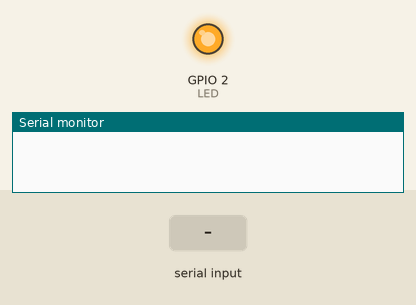
Simulated run of this sketch. Board: ESP8266 (NodeMCU). On the bench: output pins drawn as LEDs (lit = HIGH), the last lines printed to the serial monitor. The test bench sets the inputs (shaded band). WiFi joins after 1.5 s; servers stay silent unless stated.

Above: at 0.1 s.
At 2.7 s:
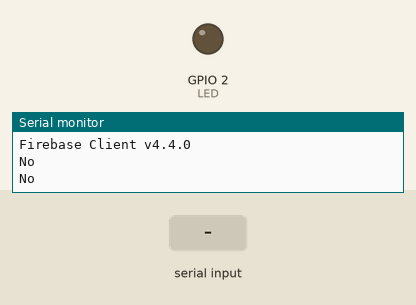
2.8 s: "90 45 200\n" received over Serial
Timing chart, 0 to 5.8 s (numbered marks = the images above; inputs shaded):
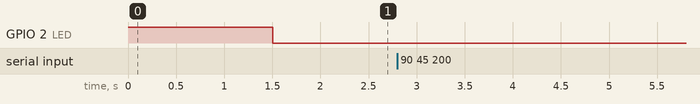

The sketch:

internet.ino
```cpp
#include <SoftwareSerial.h>


#include <Firebase_ESP_Client.h>

//FOR WIFI
#if defined(ESP32)
#include <WiFi.h>
#elif defined(ESP8266)
#include <ESP8266WiFi.h>
#endif
#include <DNSServer.h>
#include <ESP8266WebServer.h>
#include <WiFiManager.h>         //https://github.com/tzapu/WiFiManager

//Provide the token generation process info.
#include "addons/TokenHelper.h"
//Provide the RTDB payload printing info and other helper functions.
#include "addons/RTDBHelper.h"
#define FIREBASE_HOST "airify-b9e29.firebaseio.com/"
#define FIREBASE_AUTH "myh0iX4HQA1TmZZWdRUr6pfObcWGJRK71TwOixZL"
//On board LED Connected to GPIO2
#define LED 2
/* 2. Define the API Key */
#define API_KEY "AIzaSyDpZUcEEgp86Ad-eZTgDfdFI1G0BSaeOdQ"

/* 3. Define the RTDB URL */
#define DATABASE_URL "airify-b9e29.firebaseio.com" //<databaseName>.firebaseio.com or <databaseName>.<region>.firebasedatabase.app

//Define Firebase Data object
FirebaseData fbdo;

FirebaseAuth auth;
FirebaseConfig config;

float five;
float seven;
float onethreefive;
float humid;
float temp;
String number;
SoftwareSerial s(3,1);
void setup()
{
      // put your setup code here, to run once:
    Serial.begin(9600);
    pinMode(LED,OUTPUT);
    //Power on LED state off
    digitalWrite(LED,HIGH);
    WiFiManager wifiManager;
    wifiManager.resetSettings();
    wifiManager.autoConnect("Airify");
    Serial.println("connected..........");
    digitalWrite(LED,LOW);

//  Serial.begin(9600);
//
//  WiFi.begin(WIFI_SSID, WIFI_PASSWORD);
//  Serial.print("Connecting to Wi-Fi");
//  while (WiFi.status() != WL_CONNECTED)
//  {
//    Serial.print(".");
//    delay(300);
//  }
//  Serial.println();
//  Serial.print("Connected with IP: ");
//  Serial.println(WiFi.localIP());
//  Serial.println();

  Serial.printf("Firebase Client v%s\n\n", FIREBASE_CLIENT_VERSION);

  /* Assign the api key (required) */
  config.api_key = API_KEY;
#define FIREBASE_FCM_SERVER_KEY "AAAAwZW1mqA:APA91bEoA3eTrSYqk_TzGfDqL3zs8NijKvRuVCXt0cFyPlc1q1Y2X2iCxktKVtVtk8BRGq7NZ03WKc-esU1jmI68fsp4JuMPRohPDm4bjq4WunQeBgdFI3M3ItLsZv7r_oSl0_KnL7cC "

/* 3. Define the ID token for client or device to send the message */
#define DEVICE_REGISTRATION_ID_TOKEN "DEVICE_TOKEN"
  /* Assign the RTDB URL (required) */
  config.database_url = DATABASE_URL;
  config.signer.tokens.legacy_token = "myh0iX4HQA1TmZZWdRUr6pfObcWGJRK71TwOixZL";

  Firebase.begin(&config, &auth);

  Firebase.reconnectWiFi(true);
}

void loop()
{
  if (Serial.available()) {
  number = Serial.readString();
  int n = number.length();
  Serial.println(n);
  char char_array[n + 1];
  strcpy(char_array, number.c_str());
  char *split = strtok(char_array, " ");
  char *splittwo = strtok(NULL, " ");
  char *splitthree = strtok(NULL, " ");
  char *splitfour = strtok(NULL, " ");
  char *splitfive = strtok(NULL, " ");
  five = atof(split);
  seven = atof(splittwo);
  onethreefive = atof(splitthree);
  humid = atof(splitfour);
  temp = atof(splitfive);
  Serial.printf("Set 5... %s\n", Firebase.RTDB.setFloat(&fbdo, "/5", five) ? "ok" : fbdo.errorReason().c_str());
  Serial.printf("Set 7... %s\n", Firebase.RTDB.setFloat(&fbdo, "/7", seven) ? "ok" : fbdo.errorReason().c_str());
  Serial.printf("Set 135... %s\n", Firebase.RTDB.setFloat(&fbdo, "/135", onethreefive) ? "ok" : fbdo.errorReason().c_str());
  Serial.printf("Set humid... %s\n", Firebase.RTDB.setFloat(&fbdo, "/humid", humid) ? "ok" : fbdo.errorReason().c_str());
  Serial.printf("Set temp... %s\n", Firebase.RTDB.setFloat(&fbdo, "/temp", temp) ? "ok" : fbdo.errorReason().c_str());
  } else {
    Serial.println("No");
    }
    delay(1000);
}
```
